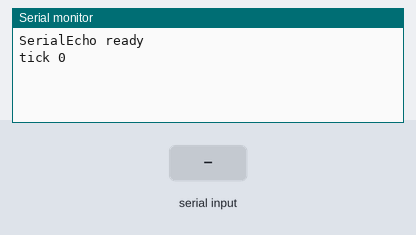
A sketch run on a simulated Arduino Uno, built with avr-gcc and run on an emulated ATmega328P. Parts: the last lines printed to the serial monitor. The test bench sets the inputs (shaded band).

Above: at 1.2 s.
1.3 s: "1\n" received over Serial
At 1.9 s:
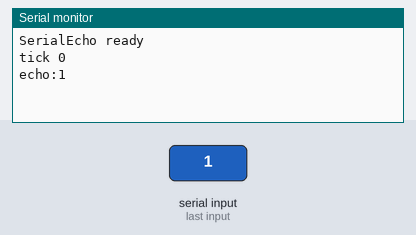
2.8 s: "0\n" received over Serial
At 2.96 s:
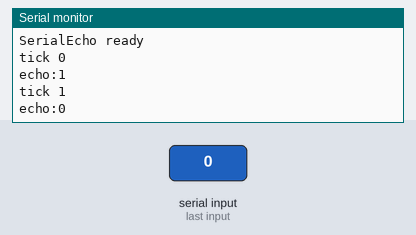
4.3 s: "2\n" received over Serial
At 4.9 s:
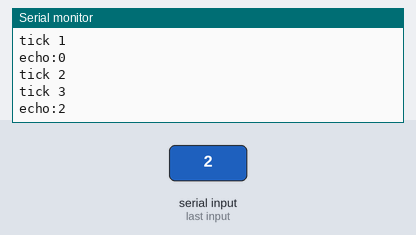
Timing chart, 0 to 7.3 s (numbered marks = the images above; inputs shaded):
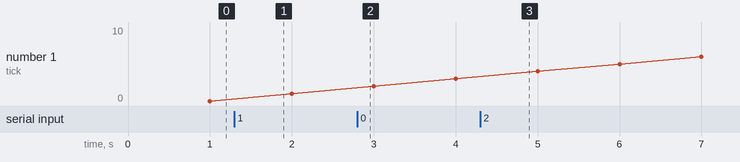

Measured:
- after the input at 1.3 s, the serial monitor: prints a new line at once (image 1)
- after the input at 2.8 s, the serial monitor: prints a new line at once (image 2)
- after the input at 4.3 s, the serial monitor: prints a new line at once (image 3)

The sketch:

SerialEcho.ino
```cpp
unsigned long n = 0;
void setup() { Serial.begin(9600); Serial.println("SerialEcho ready"); }
void loop() {
  while (Serial.available()) { String s = Serial.readStringUntil('\n'); Serial.print("echo:"); Serial.println(s); }
  static unsigned long last = 0;
  if (millis() - last >= 1000) { last = millis(); Serial.print("tick "); Serial.println(n++); }
}
```
